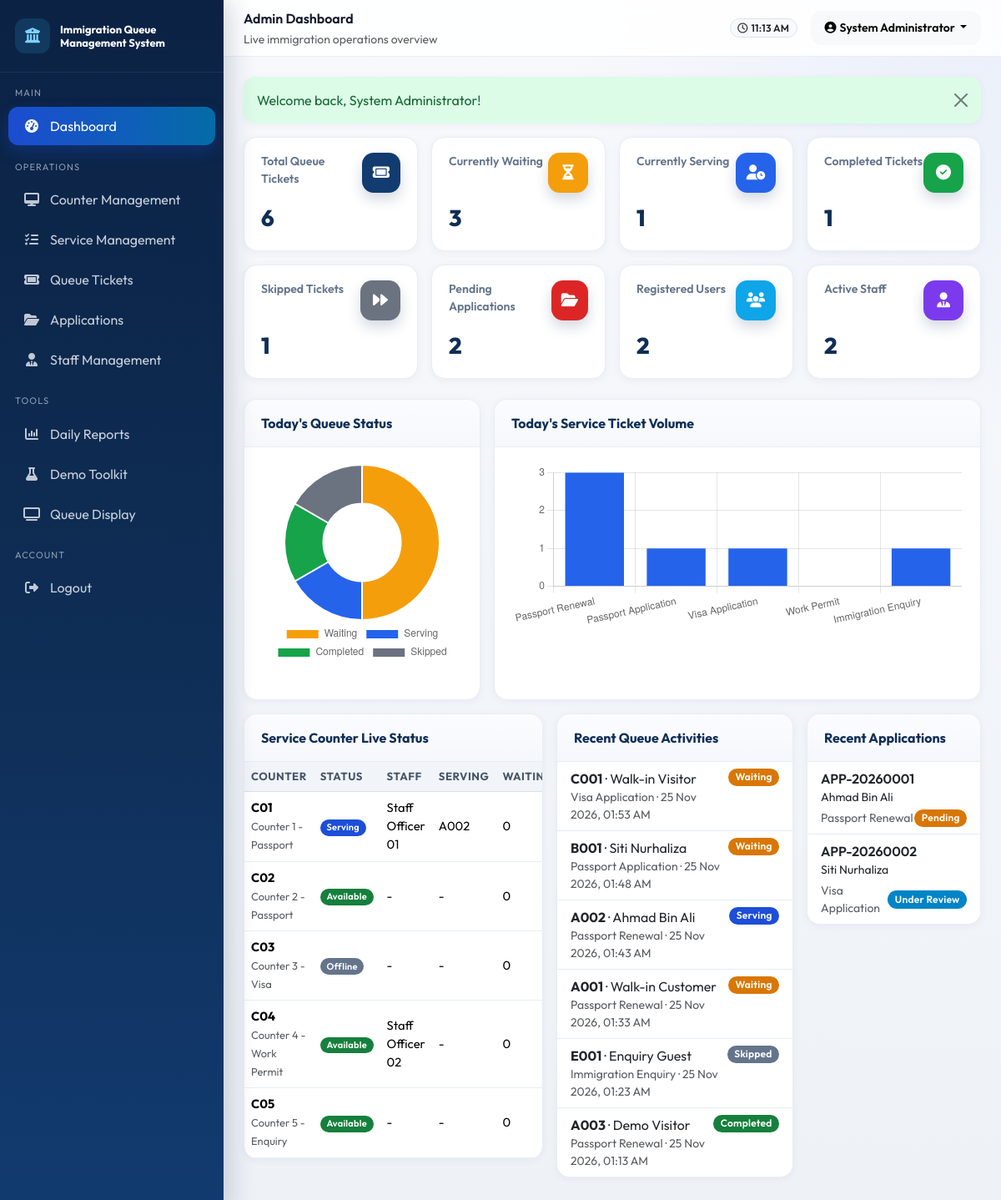
Page /admin/dashboard.php (signed in) on the committed database.
### tables this page shows
CREATE TABLE users (
    id INT UNSIGNED AUTO_INCREMENT PRIMARY KEY,
    full_name VARCHAR(150) NOT NULL,
    ic_passport VARCHAR(50) NOT NULL,
    email VARCHAR(150) NOT NULL UNIQUE,
    phone VARCHAR(30) DEFAULT NULL,
    password VARCHAR(255) NOT NULL,
    role ENUM('admin','staff','public') NOT NULL DEFAULT 'public',
    is_active TINYINT(1) NOT NULL DEFAULT 1,
    last_login DATETIME DEFAULT NULL,
    created_at DATETIME NOT NULL DEFAULT CURRENT_TIMESTAMP,
    updated_at DATETIME NOT NULL DEFAULT CURRENT_TIMESTAMP ON UPDATE CURRENT_TIMESTAMP,
    INDEX idx_users_role (role),
    INDEX idx_users_email (email)
);

CREATE TABLE counters (
    id INT UNSIGNED AUTO_INCREMENT PRIMARY KEY,
    counter_number VARCHAR(20) NOT NULL UNIQUE,
    counter_name VARCHAR(100) NOT NULL,
    status ENUM('available','serving','offline') NOT NULL DEFAULT 'offline',
    is_active TINYINT(1) NOT NULL DEFAULT 1,
    created_at DATETIME NOT NULL DEFAULT CURRENT_TIMESTAMP,
    updated_at DATETIME NOT NULL DEFAULT CURRENT_TIMESTAMP ON UPDATE CURRENT_TIMESTAMP
);

CREATE TABLE queue_tickets (
    id INT UNSIGNED AUTO_INCREMENT PRIMARY KEY,
    ticket_ref VARCHAR(30) NOT NULL UNIQUE,
    queue_number VARCHAR(10) NOT NULL,
    queue_date DATE NOT NULL,
    visitor_name VARCHAR(150) NOT NULL,
    visitor_ic VARCHAR(50) DEFAULT NULL,
    visitor_phone VARCHAR(30) DEFAULT NULL,
    visitor_email VARCHAR(150) DEFAULT NULL,
    user_id INT UNSIGNED DEFAULT NULL,
    service_id INT UNSIGNED NOT NULL,
    counter_id INT UNSIGNED DEFAULT NULL,
    staff_id INT UNSIGNED DEFAULT NULL,
    appointment_id INT UNSIGNED DEFAULT NULL,
    ticket_type ENUM('appointment','walk_in') NOT NULL DEFAULT 'walk_in',
    status ENUM('waiting','serving','completed','skipped','cancelled','no_show') NOT NULL DEFAULT 'waiting',
    called_at DATETIME DEFAULT NULL,
    started_at DATETIME DEFAULT NULL,
    completed_at DATETIME DEFAULT NULL,
    estimated_wait INT DEFAULT NULL COMMENT 'minutes',
    recall_count INT NOT NULL DEFAULT 0,
    created_at DATETIME NOT NULL DEFAULT CURRENT_TIMESTAMP,
    updated_at DATETIME NOT NULL DEFAULT CURRENT_TIMESTAMP ON UPDATE CURRENT_TIMESTAMP,
    UNIQUE KEY uq_queue_day_number (queue_date, queue_number),
    INDEX idx_queue_status (status),
    INDEX idx_queue_date (queue_date),
    INDEX idx_queue_service (service_id),
    CONSTRAINT fk_qt_user FOREIGN KEY (user_id) REFERENCES users(id) ON DELETE SET NULL,
    CONSTRAINT fk_qt_service FOREIGN KEY (service_id) REFERENCES services(id),
    CONSTRAINT fk_qt_counter FOREIGN KEY (counter_id) REFERENCES counters(id) ON DELETE SET NULL,
    CONSTRAINT fk_qt_staff FOREIGN KEY (staff_id) REFERENCES staff(id) ON DELETE SET NULL,
    CONSTRAINT fk_qt_appt FOREIGN KEY (appointment_id) REFERENCES appointments(id) ON DELETE SET NULL
);

CREATE TABLE services (
    id INT UNSIGNED AUTO_INCREMENT PRIMARY KEY,
    name VARCHAR(100) NOT NULL,
    code VARCHAR(20) NOT NULL UNIQUE,
    description TEXT,
    estimated_duration INT NOT NULL DEFAULT 15 COMMENT 'minutes',
    queue_prefix CHAR(1) NOT NULL DEFAULT 'A',
    icon VARCHAR(50) DEFAULT 'fa-passport',
    is_active TINYINT(1) NOT NULL DEFAULT 1,
    created_at DATETIME NOT NULL DEFAULT CURRENT_TIMESTAMP,
    updated_at DATETIME NOT NULL DEFAULT CURRENT_TIMESTAMP ON UPDATE CURRENT_TIMESTAMP
);

CREATE TABLE applications (
    id INT UNSIGNED AUTO_INCREMENT PRIMARY KEY,
    reference_no VARCHAR(30) NOT NULL UNIQUE,
    user_id INT UNSIGNED NOT NULL,
    service_id INT UNSIGNED NOT NULL,
    appointment_id INT UNSIGNED DEFAULT NULL,
    applicant_name VARCHAR(150) NOT NULL,
    applicant_ic VARCHAR(50) NOT NULL,
    applicant_email VARCHAR(150) DEFAULT NULL,
    applicant_phone VARCHAR(30) DEFAULT NULL,
    purpose TEXT,
    status ENUM('pending','under_review','approved','rejected','additional_docs') NOT NULL DEFAULT 'pending',
    assigned_staff_id INT UNSIGNED DEFAULT NULL,
    reviewed_by INT UNSIGNED DEFAULT NULL,
    reviewed_at DATETIME DEFAULT NULL,
    created_at DATETIME NOT NULL DEFAULT CURRENT_TIMESTAMP,
    updated_at DATETIME NOT NULL DEFAULT CURRENT_TIMESTAMP ON UPDATE CURRENT_TIMESTAMP,
    INDEX idx_app_status (status),
    INDEX idx_app_user (user_id),
    CONSTRAINT fk_app_user FOREIGN KEY (user_id) REFERENCES users(id) ON DELETE CASCADE,
    CONSTRAINT fk_app_service FOREIGN KEY (service_id) REFERENCES services(id),
    CONSTRAINT fk_app_appt FOREIGN KEY (appointment_id) REFERENCES appointments(id) ON DELETE SET NULL,
    CONSTRAINT fk_app_staff FOREIGN KEY (assigned_staff_id) REFERENCES staff(id) ON DELETE SET NULL,
    CONSTRAINT fk_app_reviewer FOREIGN KEY (reviewed_by) REFERENCES users(id) ON DELETE SET NULL
);

### admin/dashboard.php (the view, shortened to what the rows shown need)
<?php
require_once dirname(__DIR__) . '/includes/functions.php';
$user = require_login('admin');
$pdo = db();
$statusDist = $pdo->prepare("SELECT status, COUNT(*) c FROM queue_tickets WHERE queue_date = CURDATE() GROUP BY status");
$statusDist->execute();
$statusRows = $statusDist->fetchAll();
$volume = $pdo->query("SELECT s.name, COUNT(qt.id) c FROM services s
  LEFT JOIN queue_tickets qt ON qt.service_id = s.id AND qt.queue_date = CURDATE()
  GROUP BY s.id ORDER BY s.id")->fetchAll();
$counters = $pdo->query("SELECT c.*, u.full_name AS staff_name,
  (SELECT COUNT(*) FROM queue_tickets qt WHERE qt.counter_id = c.id AND qt.queue_date = CURDATE() AND qt.status='waiting') AS waiting_count,
  (SELECT qt2.queue_number FROM queue_tickets qt2 WHERE qt2.counter_id = c.id AND qt2.status='serving' AND qt2.queue_date=CURDATE() LIMIT 1) AS serving_number
  FROM counters c
  LEFT JOIN staff_counter_assignments sca ON sca.counter_id = c.id AND sca.is_current = 1
  LEFT JOIN staff st ON st.id = sca.staff_id
  LEFT JOIN users u ON u.id = st.user_id
  WHERE c.is_active = 1 ORDER BY c.counter_number")->fetchAll();
$recentQueue = $pdo->query("SELECT qt.*, s.name AS service_name FROM queue_tickets qt JOIN services s ON s.id = qt.service_id ORDER BY qt.created_at DESC LIMIT 8")->fetchAll();
$recentApps = $pdo->query("SELECT a.*, s.name AS service_name FROM applications a JOIN services s ON s.id = a.service_id ORDER BY a.created_at DESC LIMIT 6")->fetchAll();
require dirname(__DIR__) . '/includes/header.php';
?>
<div class="app-shell">
  <div class="main-content">
    <?php require dirname(__DIR__) . '/includes/navbar.php'; ?>
    <div class="page-body">
      <div class="row g-3">
        <div class="col-lg-5">
          <div class="card-panel">
            <div class="card-panel-body p-0">
              <div class="table-responsive">
                <table class="table mb-0">
                  <thead><tr><th>Counter</th><th>Status</th><th>Staff</th><th>Serving</th><th>Waiting</th></tr></thead>
                  <tbody>
                  <?php foreach ($counters as $c): ?>
                    <tr>
                      <td><strong><?= e($c['counter_number']) ?></strong><br><small class="text-muted"><?= e($c['counter_name']) ?></small></td>
                      <td><?= status_badge($c['status']) ?></td>
                      <td><?= e($c['staff_name'] ?? '-') ?></td>
                      <td><?= e($c['serving_number'] ?? '-') ?></td>
                      <td><?= (int)$c['waiting_count'] ?></td>
                    </tr>
                  <?php endforeach; ?>
                  </tbody>
                </table>
              </div>
            </div>
          </div>
        </div>
        <div class="col-lg-4">
          <div class="card-panel">
            <div class="card-panel-body p-0">
              <ul class="list-group list-group-flush">
                <?php foreach ($recentQueue as $q): ?>
                <li class="list-group-item d-flex justify-content-between align-items-start">
                  <div>
                    <strong><?= e($q['queue_number']) ?></strong> · <?= e($q['visitor_name']) ?>
                    <div class="small text-muted"><?= e($q['service_name']) ?> · <?= format_datetime($q['created_at']) ?></div>
                  </div>
                  <?= status_badge($q['status']) ?>
                </li>
                <?php endforeach; ?>
              </ul>
            </div>
          </div>
        </div>
        <div class="col-lg-3">
          <div class="card-panel">
            <div class="card-panel-body p-0">
              <ul class="list-group list-group-flush">
                <?php foreach ($recentApps as $a): ?>
                <li class="list-group-item">
                  <div class="fw-semibold"><?= e($a['reference_no']) ?></div>
                  <div class="small"><?= e($a['applicant_name']) ?></div>
                  <div class="d-flex justify-content-between align-items-center mt-1">
                    <small class="text-muted"><?= e($a['service_name']) ?></small>
                    <?= status_badge($a['status']) ?>
                  </div>
                </li>
                <?php endforeach; ?>
              </ul>
            </div>
          </div>
        </div>
      </div>
    </div>
  </div>
</div>
<?php
$statusLabels = array_column($statusRows, 'status');
$statusData = array_map('intval', array_column($statusRows, 'c'));
$volLabels = array_column($volume, 'name');
$volData = array_map('intval', array_column($volume, 'c'));
$extraJs = '<script>
const statusChart = new Chart(document.getElementById("statusChart"), {
  type: "doughnut",
  data: {
    labels: ' . json_encode(array_map(fn($s) => ucwords(str_replace('_',' ',$s)), $statusLabels)) . ',
    datasets: [{ data: ' . json_encode($statusData) . ', backgroundColor: ["#F59E0B","#2563EB","#16A34A","#6B7280","#DC2626","#111827"] }]
  },
  options: { plugins: { legend: { position: "bottom" } } }
});
new Chart(document.getElementById("volumeChart"), {
  type: "bar",
  data: {
    labels: ' . json_encode($volLabels) . ',
    datasets: [{ label: "Tickets", data: ' . json_encode($volData) . ', backgroundColor: "#2563EB" }]
  },
  options: { scales: { y: { beginAtZero: true, ticks: { precision: 0 } } }, plugins: { legend: { display: false } } }
});
</script>';
require dirname(__DIR__) . '/includes/footer.php';
?>

### includes/navbar.php (shortened to what the rows shown need)
<?php $user = $user ?? current_user(); ?>
<header class="topbar">
  <div class="d-flex align-items-center gap-3">
    <div class="dropdown">
      <button class="btn btn-sm btn-light dropdown-toggle" data-bs-toggle="dropdown">
        <i class="fa-solid fa-user-circle me-1"></i><?= e($user['full_name'] ?? 'User') ?>
      </button>
    </div>
  </div>
</header>

### includes/functions.php (shortened to what the rows shown need)
<?php
require_once dirname(__DIR__) . '/config/database.php';
function e(?string $value): string
{
    return htmlspecialchars((string)$value, ENT_QUOTES, 'UTF-8');
}
function status_badge(string $status): string
{
    $map = [
        'waiting' => 'warning',
        'serving' => 'primary',
        'completed' => 'success',
        'skipped' => 'secondary',
        'cancelled' => 'danger',
        'no_show' => 'dark',
        'pending' => 'warning',
        'confirmed' => 'info',
        'checked_in' => 'primary',
        'under_review' => 'info',
        'approved' => 'success',
        'rejected' => 'danger',
        'additional_docs' => 'warning',
        'available' => 'success',
        'offline' => 'secondary',
        'online' => 'success',
        'break' => 'warning',
    ];
    $class = $map[$status] ?? 'secondary';
    $label = ucwords(str_replace('_', ' ', $status));
    return '<span class="badge bg-' . $class . '">' . e($label) . '</span>';
}
function current_user(): ?array
{
    static $cached = null;
    if ($cached && (int)$cached['id'] === (int)$_SESSION['user_id']) {
        return $cached;
    }
    $stmt = db()->prepare('SELECT * FROM users WHERE id = ? AND is_active = 1 LIMIT 1');
    $stmt->execute([(int)$_SESSION['user_id']]);
    $user = $stmt->fetch();
    $cached = $user;
    return $user;
}
function require_login(string $role = ''): array
{
    $user = current_user();
    return $user;
}
function format_datetime(?string $dt): string
{
    return date('d M Y, h:i A', strtotime($dt));
}

### rows in the picture
users: full_name "System Administrator"
counters: counter_number "C01", counter_name "Counter 1 - Passport", status "Serving", staff_name "Staff Officer 01", serving_number "A002", waiting_count "0"
counters: counter_number "C02", counter_name "Counter 2 - Passport", status "Available", staff_name "-", serving_number "-", waiting_count "0"
counters: counter_number "C03", counter_name "Counter 3 - Visa", status "Offline", staff_name "-", serving_number "-", waiting_count "0"
counters: counter_number "C04", counter_name "Counter 4 - Work Permit", status "Available", staff_name "Staff Officer 02", serving_number "-", waiting_count "0"
counters: counter_number "C05", counter_name "Counter 5 - Enquiry", status "Available", staff_name "-", serving_number "-", waiting_count "0"
queue_tickets: queue_number "C001", visitor_name "Walk-in Visitor", service.name "Visa Application", created_at "25 Nov 2026, 01:53 AM", status "Waiting"
queue_tickets: queue_number "B001", visitor_name "Siti Nurhaliza", service.name "Passport Application", created_at "25 Nov 2026, 01:48 AM", status "Waiting"
queue_tickets: queue_number "A002", visitor_name "Ahmad Bin Ali", service.name "Passport Renewal", created_at "25 Nov 2026, 01:43 AM", status "Serving"
queue_tickets: queue_number "A001", visitor_name "Walk-in Customer", service.name "Passport Renewal", created_at "25 Nov 2026, 01:33 AM", status "Waiting"
queue_tickets: queue_number "E001", visitor_name "Enquiry Guest", service.name "Immigration Enquiry", created_at "25 Nov 2026, 01:23 AM", status "Skipped"
queue_tickets: queue_number "A003", visitor_name "Demo Visitor", service.name "Passport Renewal", created_at "25 Nov 2026, 01:13 AM", status "Completed"
applications: reference_no "APP-20260001", applicant_name "Ahmad Bin Ali", service.name "Passport Renewal", status "Pending"
applications: reference_no "APP-20260002", applicant_name "Siti Nurhaliza", service.name "Visa Application", status "Under Review"

### other values in the picture
$pageHeading "Admin Dashboard"
$pageSubtitle "Live immigration operations overview"
$flash['message'] "Welcome back, System Administrator!"
$c[0] "Total Queue Tickets"
$c[1] "6"
$c[0] "Currently Waiting"
$c[1] "3"
$c[0] "Currently Serving"
$c[1] "1"
$c[0] "Completed Tickets"
$c[0] "Skipped Tickets"
$c[0] "Pending Applications"
$c[1] "2"
$c[0] "Registered Users"
$c[0] "Active Staff"
